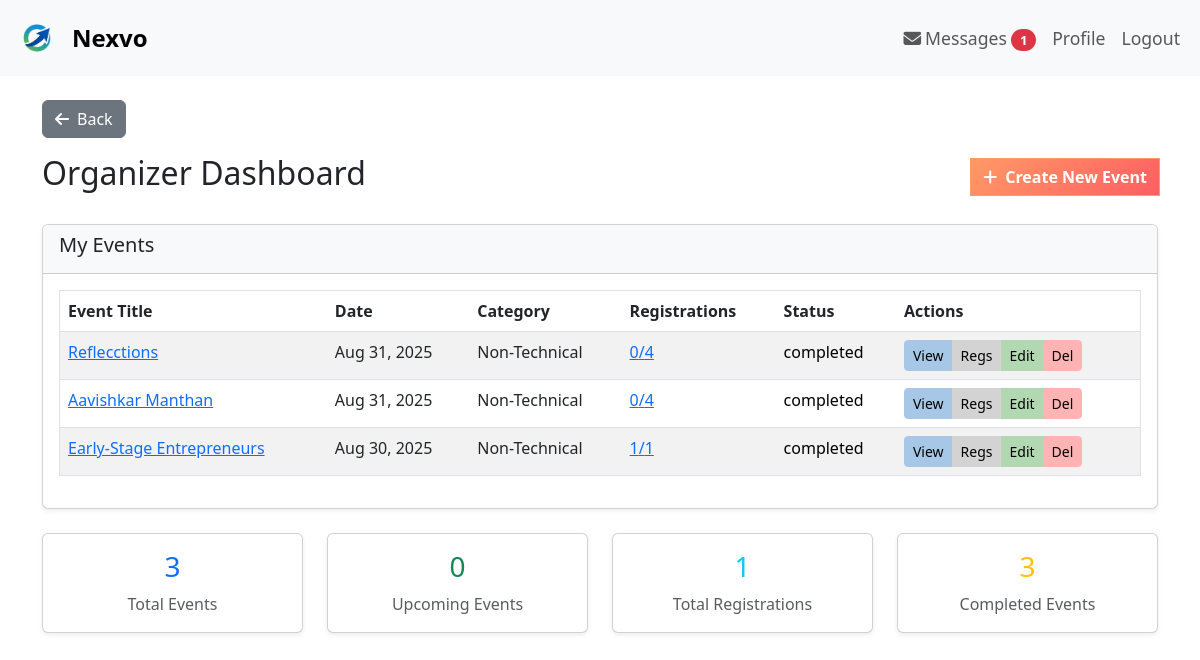
The page /organizer-dashboard/ (signed in) on the database its author committed.
### events/models.py (models this page shows, shortened)
class Event(models.Model):
    title = models.CharField(max_length=200)
    description = models.TextField()
    organizer = models.ForeignKey(User, on_delete=models.CASCADE, related_name='organized_events')
    category = models.ForeignKey(Category, on_delete=models.CASCADE)
    date = models.DateTimeField()
    location = models.CharField(max_length=200)
    max_participants = models.IntegerField()
    registration_link = models.URLField(help_text="Google Form registration link")
    created_at = models.DateTimeField(auto_now_add=True)
    updated_at = models.DateTimeField(auto_now=True)
    start_time = models.DateTimeField()
    duration = models.IntegerField(default=60)
    image = models.ImageField(upload_to='event_posters/', blank=True, null=True)
    @property
    def status(self):
        now = timezone.now()
        start_time_utc = self.start_time.astimezone(datetime.timezone.utc) if self.start_time.tzinfo else timezone.make_aware(self.start_time, datetime.timezone.utc)
        end_time_utc = start_time_utc + timedelta(minutes=self.duration)
        if now < start_time_utc:
            return 'upcoming'
        elif start_time_utc <= now <= end_time_utc:
            return 'ongoing'
        else:
            return 'completed'
    @property
    def registered_count(self):
        return self.registrations_real.count()

class Category(models.Model):
    name = models.CharField(max_length=100)
    description = models.TextField(blank=True)
    class Meta:
        verbose_name_plural = "Categories"

### events/views.py (the view)
# urls.py: path('organizer-dashboard/', views.organizer_dashboard, name='organizer_dashboard'),
@login_required
def organizer_dashboard(request):
    if request.user.user_type != 'organizer':
        messages.error(request, 'Access denied. Organizers only.')
        return redirect('home')
    events = Event.objects.filter(organizer=request.user).order_by('-created_at')
    upcoming_events_count = len([event for event in events if event.status == 'upcoming'])
    completed_events_count = len([event for event in events if event.status == 'completed'])
    total_registrations = sum(event.registered_count for event in events)
    context = {
        'events': events,
        'upcoming_events_count': upcoming_events_count,
        'completed_events_count': completed_events_count,
        'total_registrations': total_registrations,
    }
    return render(request, 'events/organizer_dashboard.html', context)

### event_networking/context_processors.py (called while the page is built)
def unread_message_count(request):
    if request.user.is_authenticated:
        count = Message.objects.filter(receiver=request.user, is_read=False).count()
        return {'unread_message_count': count}
    return {'unread_message_count': 0}

### templates/events/organizer_dashboard.html (shortened to what this page needs)
{% extends 'base.html' %}
{% block content %}
{% include 'includes/_back_button.html' %}
<div class="row">
    <div class="col-12">
        <div class="d-flex justify-content-between align-items-center mb-4">
            <h2>Organizer Dashboard</h2>
            <a href="{% url 'event_create' %}" class="btn btn-custom shadow-sm">
                <i class="fas fa-plus me-2"></i>Create New Event
            </a>
        </div>
    </div>
</div>
<div class="row">
    <div class="col-12">
        <div class="card shadow-sm">
            <div class="card-header bg-light">
                <h5>My Events</h5>
            </div>
            <div class="card-body">
                {% if events %}
                <div class="table-responsive">
                    <table class="table table-hover table-striped border">
                        <thead>
                            <tr>
                                <th>Event Title</th>
                                <th>Date</th>
                                <th>Category</th>
                                <th>Registrations</th>
                                <th>Status</th>
                                <th>Actions</th>
                            </tr>
                        </thead>
                        <tbody>
                            {% for event in events %}
                            <tr>
                                <td>
                                    <a href="{% url 'event_detail' event.pk %}">{{ event.title }}</a>
                                </td>
                                <td>{{ event.date|date:"M d, Y" }}</td>
                                <td>{{ event.category.name }}</td>
                                <td>
                                    <a href="{% url 'event_registrations' event.id %}">
                                        {{ event.registered_count }}/{{ event.max_participants }}
                                    </a>
                                </td>
                                <td>
                                    <span class="text-black">{{ event.status }}</span>
                                </td>
                                <td>
                                    <div class="btn-group btn-group-sm" role="group">
                                        <a href="{% url 'event_detail' event.pk %}" class="btn btn-view">View</a>
                                        <a href="{% url 'event_registrations' event.id %}" class="btn btn-regs">Regs</a>
                                        <a href="{% url 'event_update' event.pk %}" class="btn btn-edit">Edit</a>
                                        <a href="{% url 'event_delete' event.pk %}" class="btn btn-delete">Del</a>
                                    </div>
                                </td>
                            </tr>
                            {% endfor %}
                        </tbody>
                    </table>
                </div>
                {% endif %}
            </div>
        </div>
    </div>
</div>
<div class="row mt-4">
    <div class="col-md-3 mb-4">
        <div class="card text-center shadow-sm">
            <div class="card-body">
                <h3 class="text-primary mb-2">{{ events|length }}</h3>
                <p class="card-text text-muted">Total Events</p>
            </div>
        </div>
    </div>
    <div class="col-md-3 mb-4">
        <div class="card text-center shadow-sm">
            <div class="card-body">
                <h3 class="text-success mb-2">
                    {{ upcoming_events_count }}
                </h3>
                <p class="card-text text-muted">Upcoming Events</p>
            </div>
        </div>
    </div>
    <div class="col-md-3 mb-4">
        <div class="card text-center shadow-sm">
            <div class="card-body">
                <h3 class="text-info mb-2">
                    {{ total_registrations }}
                </h3>
                <p class="card-text text-muted">Total Registrations</p>
            </div>
        </div>
    </div>
    <div class="col-md-3 mb-4">
        <div class="card text-center shadow-sm">
            <div class="card-body">
                <h3 class="text-warning mb-2">
                    {{ completed_events_count }}
                </h3>
                <p class="card-text text-muted">Completed Events</p>
            </div>
        </div>
    </div>
</div>
{% endblock %}

### static/css/custom.css (style rules this page uses)
.btn-custom { background: linear-gradient(135deg, #ff9966, #ff5e62); border: none !important; border-top: none !important; border-bottom: none !important; color: white; font-weight: bold; transition: all 0.3s ease; outline: none !important; box-shadow: 0 0 0 1px #ff9966 !important; border-radius: 0 !important; text-decoration: none !important; transform: translateZ(0); margin: -1px; }
.btn.btn-view { background-color: #a7c7e7 !important; border-color: #a7c7e7 !important; color: black; }
.btn.btn-regs { background-color: #d3d3d3 !important; border-color: #d3d3d3 !important; color: black; }
.btn.btn-edit { background-color: #b2d8b2 !important; border-color: #b2d8b2 !important; color: black; }
.btn.btn-delete { background-color: #ffb3b3 !important; border-color: #ffb3b3 !important; color: black; }

### rows shown on the page
Event: title "Reflecctions", date "Aug 31, 2025", category.name "Non-Technical", registered_count "0", max_participants "4", status "completed"
Event: title "Aavishkar Manthan", date "Aug 31, 2025", category.name "Non-Technical", registered_count "0", max_participants "4", status "completed"
Event: title "Early-Stage Entrepreneurs", date "Aug 30, 2025", category.name "Non-Technical", registered_count "1", max_participants "1", status "completed"

### other values the page prints
{{ unread_message_count }} "1"
{{ events|length }} "3"
{{ upcoming_events_count }} "0"
{{ total_registrations }} "1"
{{ completed_events_count }} "3"
